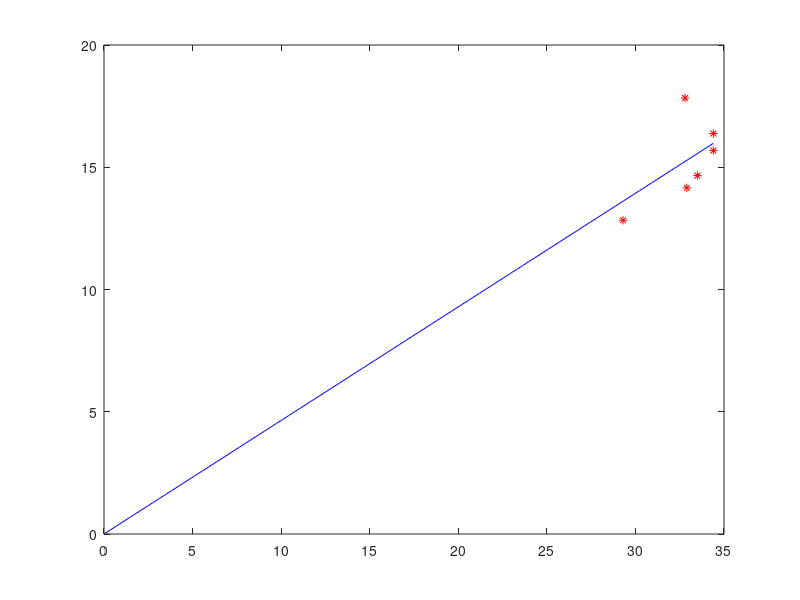
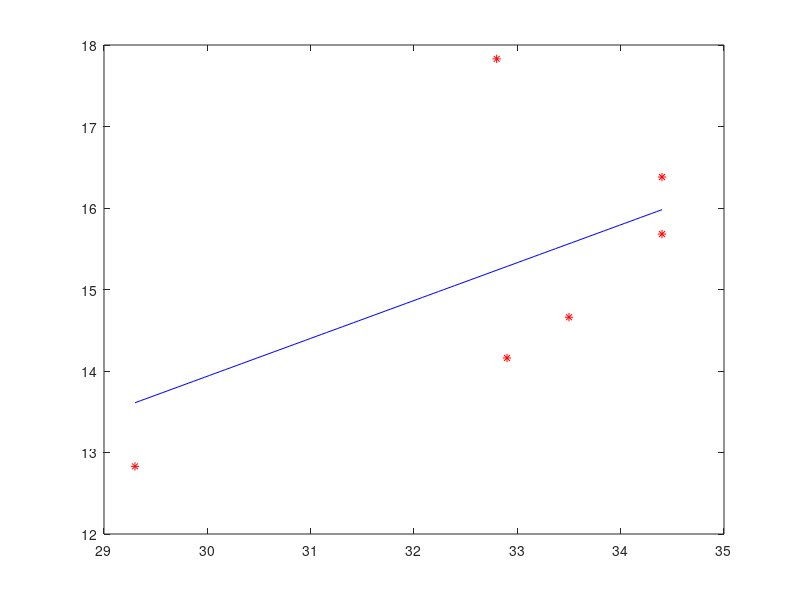

Reproduce these figures in MATLAB, in order.
X=[32.8,34.4,34.4,33.5,32.9,29.3];
Y=[17.83,16.38,15.68,14.66,14.16,12.83];

mMin=min(Y./X);
mMax=max(Y./X);

mBest=0;
leastError=inf;

for m = linspace(mMin,mMax,200)
    error=sum((Y-X*m).^2);
    if error < leastError
        leastError=error;
        mBest=m;
    end
end

mBest
leastError

plot(linspace(0,max(X)),linspace(0,max(X))*mBest,'b- ');
hold on;
plot(X,Y,'r *');

figure
plot(linspace(min(X),max(X)),linspace(min(X),max(X))*mBest,'b- ');
hold on;
plot(X,Y,'r *');